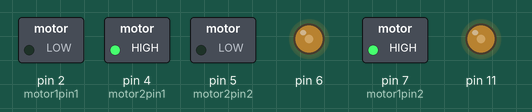
Simulated run of this sketch. Board: Arduino Uno, built with avr-gcc and run on an emulated ATmega328P. On the bench: switched loads named in the sketch (green lamp = pin HIGH), output pins drawn as LEDs (lit = HIGH).

Above: at 0.1 s.
Timing chart, 0 to 1.6 s (numbered marks = the images above):
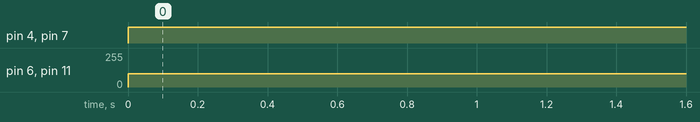

Measured:
- by itself, pin 4 (motor2pin1), pin 7 (motor1pin2): LOW → HIGH at 0.00 s
- by itself, pin 6, pin 11: 0/255 → 100/255 at 0.00 s

The sketch:

motor_drive.ino
```cpp
int motor1pin1 = 2;
int motor1pin2 = 7;
int motor2pin1 = 4;
int motor2pin2 = 5;
//int speedx;
void setup() {
 pinMode(motor1pin1, OUTPUT);
 pinMode(motor1pin2, OUTPUT);
 pinMode(motor2pin1, OUTPUT);
 pinMode(motor2pin2, OUTPUT);
/*speed control pins*/
 pinMode(11, OUTPUT);
 pinMode(6, OUTPUT);
}
void loop() {
 //Controlling speed (0 = off and 255 = max speed):
 analogWrite(11, 100); //ENA pin
  analogWrite(6, 100); //ENB pin
 //Controlling spin direction of motors:
 digitalWrite(motor1pin1, LOW);
 digitalWrite(motor1pin2, HIGH);
 digitalWrite(motor2pin1, HIGH);
 digitalWrite(motor2pin2, LOW);
// delay(5000);
// analogWrite(11, 100);
 //analogWrite(10, 50);
// delay(5000);
 /*digitalWrite(motor1pin1, LOW);
 digitalWrite(motor1pin2, HIGH);
 digitalWrite(motor2pin1, LOW);
 digitalWrite(motor2pin2, HIGH);
 delay(5000);*/
}
```
